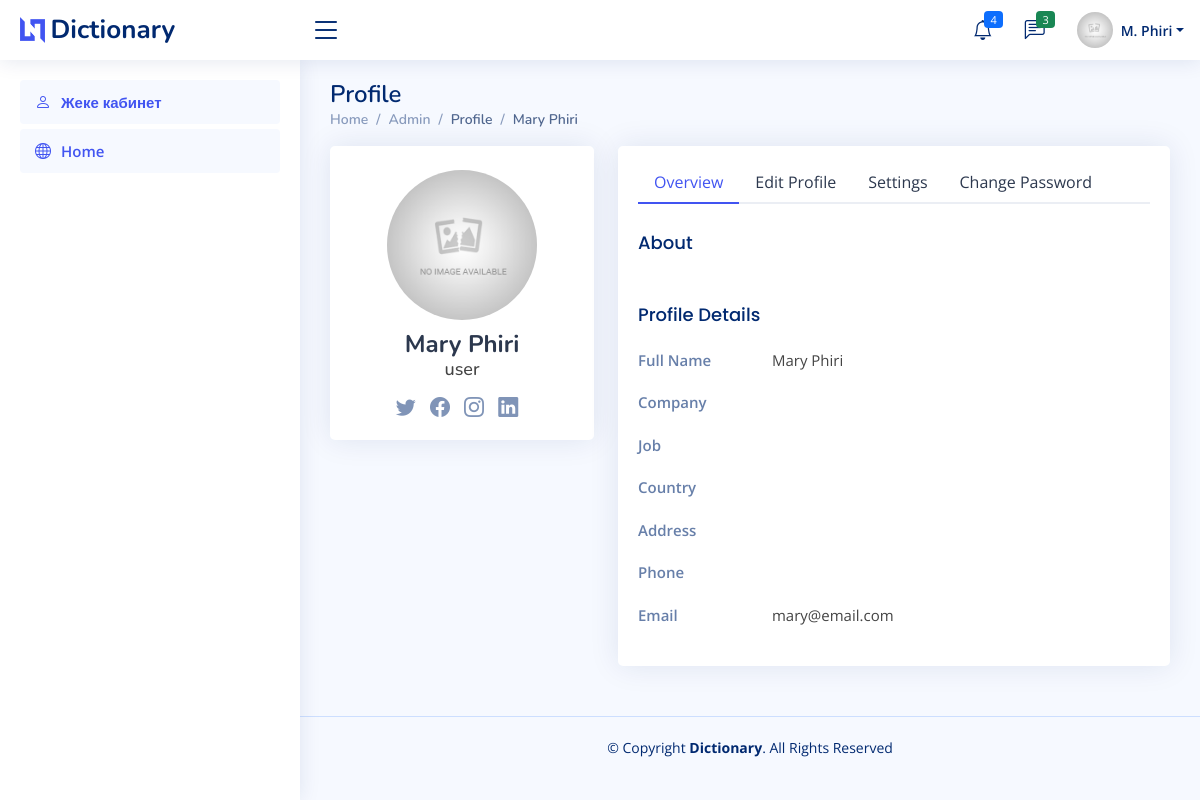
/dict/public/admin/profile (signed in), run on the app's committed database.
### tables this page shows
CREATE TABLE `users` (
  `id` int(11) NOT NULL,
  `email` varchar(100) NOT NULL,
  `firstname` varchar(30) NOT NULL,
  `lastname` varchar(30) NOT NULL,
  `password` varchar(255) NOT NULL,
  `role` int(11) NOT NULL DEFAULT 1,
  `date` date DEFAULT NULL,
  `image` varchar(1024) DEFAULT NULL,
  `about` varchar(2048) DEFAULT NULL,
  `company` varchar(100) DEFAULT NULL,
  `job` varchar(100) DEFAULT NULL,
  `country` varchar(100) DEFAULT NULL,
  `address` varchar(1024) DEFAULT NULL,
  `phone` varchar(15) DEFAULT NULL,
  `twitter_link` varchar(1024) DEFAULT NULL,
  `facebook_link` varchar(1024) DEFAULT NULL,
  `instagram_link` varchar(1024) DEFAULT NULL,
  `linkedin_link` varchar(1024) DEFAULT NULL
);

### dict/app/controllers/Admin.php (called while the page is built, shortened)
<?php
class Admin extends Controller
{
	public function profile($id = null)
	{
		$id = $id ?? Auth::getId();
		$user = new \Model\User();
		$data['row'] = $row = $user->first(['id'=>$id]);
		$data['title'] = "Profile";
		$data['errors'] = $user->errors;
		$this->view('admin/profile',$data);
	}
}

### dict/app/core/app.php (called while the page is built, shortened)
<?php
class App
{
	protected $controller = '_404';
	protected $method = 'index';
	function __construct()
	{
		$arr = $this->getURL();
		$filename = "../app/controllers/".ucfirst($arr[0]).".php";
		if(file_exists($filename))
		{
			$this->controller 	= $arr[0];
			unset($arr[0]);
		}else{
			require "../app/controllers/".$this->controller.".php";
		}
		$mycontroller = new ("Controller\\".$this->controller)();
		$mymethod = $arr[1] ?? $this->method;
		$mymethod = str_replace("-", "_", $mymethod);
		if(!empty($arr[1]))
		{
			if(method_exists($mycontroller, strtolower($mymethod)))
			{
				$this->method = strtolower($mymethod);
				unset($arr[1]);
			}
		}
		$arr = array_values($arr);
		call_user_func_array([$mycontroller,$this->method], $arr);
	}
	private function getURL()
	{
		$url = $_GET['url'] ?? 'home';
		$url = filter_var($url,FILTER_SANITIZE_URL);
		$arr = explode("/", $url);
		return $arr;
	}
}

### dict/public/index.php (called while the page is built, shortened)
<?php
$app = new App();

### dict/app/models/Auth.php (called while the page is built, shortened)
<?php
class Auth
{
	public static function __callStatic($funcname,$args)
	{
		$key = str_replace("get", "", strtolower($funcname));
		if(!empty($_SESSION['USER_DATA']->$key))
		{
			return $_SESSION['USER_DATA']->$key;
		}
		return '';
	}
}

### dict/app/core/model.php (called while the page is built, shortened)
<?php
class Model extends Database
{
	public $order = 'asc';
	protected $table = "";
	public function first($data)
	{
		$keys = array_keys($data);
		$query = "select * from ".$this->table." where ";
		foreach ($keys as $key) {
			$query .= $key . "=:" . $key . " && ";
		}
 		$query = trim($query,"&& ");
 		$query .= " order by id $this->order limit 1";
		$res = $this->query($query,$data);
		if(is_array($res))
		{
			if(property_exists($this, 'afterSelect'))
			{
				foreach ($this->afterSelect as $func) {
					$res = $this->$func($res);
				}
			}
			return $res[0];
		}
		return false;
	}
}

### dict/app/core/database.php (called while the page is built, shortened)
<?php
class Database
{
	private function connect()
	{
		$str = DBDRIVER.":hostname=".DBHOST.";dbname=".DBNAME;
		return new PDO($str,DBUSER,DBPASS);
	}
	public function query($query,$data = [],$type = 'object')
	{
		$con = $this->connect();
		$stm = $con->prepare($query);
		if($stm)
		{
			$check = $stm->execute($data);
			if($check)
			{
				if($type == 'object')
				{
					$type = PDO::FETCH_OBJ;
				}else{
					$type = PDO::FETCH_ASSOC;
				}
				$result = $stm->fetchAll($type);
				if(is_array($result) && count($result) > 0)
				{
					if(property_exists($this, 'afterSelect'))
					{
						foreach ($this->afterSelect as $func) {
							$result = $this->$func($result);
						}
					}
					return $result;
				}
			}
		}
		return false;
	}
}

### dict/app/models/User.php (called while the page is built, shortened)
<?php
class User extends Model
{
	protected function get_role($data)
	{
		if(!empty($data[0]->email) && !empty($data[0]->role))
		{
			foreach ($data as $key => $row) {
				$query = "select role from roles where id = :id limit 1";
				$res = $this->query($query,['id'=>$row->role]);
				if($res)
				{
					$data[$key]->role_name = $res[0]->role;
				}
			}
		}
		return $data;
	}
}

### dict/app/core/functions.php (called while the page is built, shortened)
<?php
function get_image($file)
{
	return ROOT."/assets/images/no_image.jpg";
}
function esc($str)
{
	return nl2br(htmlspecialchars($str));
}

### dict/app/views/admin/profile.view.php (the view, shortened to what this page needs)
<?php $this->view('admin/admin-header',$data) ?>
	<?php if(!empty($row)):?>
	<div class="pagetitle">
      <h1>Profile</h1>
      <nav>
        <ol class="breadcrumb">
          <li class="breadcrumb-item"><a href="index.html">Home</a></li>
          <li class="breadcrumb-item">Admin</li>
          <li class="breadcrumb-item active">Profile</li>
          <li class="breadcrumb-item active"><?=esc($row->firstname)?> <?=esc($row->lastname)?></li>
        </ol>
      </nav>
    </div>
    <section class="section profile">
      <div class="row">
        <div class="col-xl-4">
          <div class="card">
            <div class="card-body profile-card pt-4 d-flex flex-column align-items-center">
              <img src="<?=get_image($row->image)?>" alt="Profile" style="width:150px;max-width:150px;height:150px;object-fit: cover;" class="rounded-circle">
              <h2><?=esc($row->firstname)?> <?=esc($row->lastname)?></h2>
              <h3><?=esc($row->role_name)?></h3>
              <div class="social-links mt-2">
                <a href="#" class="twitter"><i class="bi bi-twitter"></i></a>
                <a href="#" class="facebook"><i class="bi bi-facebook"></i></a>
                <a href="#" class="instagram"><i class="bi bi-instagram"></i></a>
                <a href="#" class="linkedin"><i class="bi bi-linkedin"></i></a>
              </div>
            </div>
          </div>
        </div>
        <div class="col-xl-8">
          <div class="card">
            <div class="card-body pt-3">
              <ul class="nav nav-tabs nav-tabs-bordered">
                <li class="nav-item">
                  <button onclick="set_tab(this.getAttribute('data-bs-target'))" class="nav-link active" data-bs-toggle="tab" data-bs-target="#profile-overview" id="profile-overview-tab">Overview</button>
                </li>
                <li class="nav-item">
                  <button onclick="set_tab(this.getAttribute('data-bs-target'))" class="nav-link" data-bs-toggle="tab" data-bs-target="#profile-edit" id="profile-edit-tab">Edit Profile</button>
                </li>
                <li class="nav-item">
                  <button onclick="set_tab(this.getAttribute('data-bs-target'))" class="nav-link" data-bs-toggle="tab" data-bs-target="#profile-settings" id="profile-settings-tab">Settings</button>
                </li>
                <li class="nav-item">
                  <button onclick="set_tab(this.getAttribute('data-bs-target'))" class="nav-link" data-bs-toggle="tab" data-bs-target="#profile-change-password" id="profile-change-password-tab">Change Password</button>
                </li>
              </ul>
              <div class="tab-content pt-2">
                <div class="tab-pane fade show active profile-overview" id="profile-overview">
                  <h5 class="card-title">About</h5>
                  <h5 class="card-title">Profile Details</h5>
                  <div class="row">
                    <div class="col-lg-3 col-md-4 label ">Full Name</div>
                    <div class="col-lg-9 col-md-8"><?=esc($row->firstname)?> <?=esc($row->lastname)?></div>
                  </div>
                  <div class="row">
                    <div class="col-lg-3 col-md-4 label">Company</div>
                    <div class="col-lg-9 col-md-8"><?=esc($row->company)?></div>
                  </div>
                  <div class="row">
                    <div class="col-lg-3 col-md-4 label">Job</div>
                    <div class="col-lg-9 col-md-8"><?=esc($row->job)?></div>
                  </div>
                  <div class="row">
                    <div class="col-lg-3 col-md-4 label">Country</div>
                    <div class="col-lg-9 col-md-8"><?=esc($row->country)?></div>
                  </div>
                  <div class="row">
                    <div class="col-lg-3 col-md-4 label">Address</div>
                    <div class="col-lg-9 col-md-8"><?=esc($row->address)?></div>
                  </div>
                  <div class="row">
                    <div class="col-lg-3 col-md-4 label">Phone</div>
                    <div class="col-lg-9 col-md-8"><?=esc($row->phone)?></div>
                  </div>
                  <div class="row">
                    <div class="col-lg-3 col-md-4 label">Email</div>
                    <div class="col-lg-9 col-md-8"><?=esc($row->email)?></div>
                  </div>
                </div>
              </div>
            </div>
          </div>
        </div>
      </div>
    </section>
	<?php endif;?>

### dict/public/niceadmin/assets/css/style.css (style rules this page uses)
:root { scroll-behavior: smooth; }
body { font-family: "Open Sans", sans-serif; background: #f6f9ff; color: #444444; }
a { color: #4154f1; text-decoration: none; }
h1, h2, h3, h4, h5, h6 { font-family: "Nunito", sans-serif; }
.pagetitle { margin-bottom: 10px; }
.pagetitle h1 { font-size: 24px; margin-bottom: 0; font-weight: 600; color: #012970; }
.card { margin-bottom: 30px; border: none; border-radius: 5px; box-shadow: 0px 0 30px rgba(1, 41, 112, 0.1); }
.card-title { padding: 20px 0 15px 0; font-size: 18px; font-weight: 500; color: #012970; font-family: "Poppins", sans-serif; }
.card-body { padding: 0 20px 20px 20px; }
.breadcrumb { font-size: 14px; font-family: "Nunito", sans-serif; color: #899bbd; font-weight: 600; }
.breadcrumb a { color: #899bbd; transition: 0.3s; }
.breadcrumb .breadcrumb-item::before { color: #899bbd; }
.breadcrumb .active { color: #51678f; font-weight: 600; }
.nav-tabs-bordered { border-bottom: 2px solid #ebeef4; }
.nav-tabs-bordered .nav-link { margin-bottom: -2px; border: none; color: #2c384e; }
.nav-tabs-bordered .nav-link.active { background-color: #fff; color: #4154f1; border-bottom: 2px solid #4154f1; }
.profile .profile-card img { max-width: 120px; }
.profile .profile-card h2 { font-size: 24px; font-weight: 700; color: #2c384e; margin: 10px 0 0 0; }
.profile .profile-card h3 { font-size: 18px; }
.profile .profile-card .social-links a { font-size: 20px; display: inline-block; color: rgba(1, 41, 112, 0.5); line-height: 0; margin-right: 10px; transition: 0.3s; }
.profile .profile-overview .row { margin-bottom: 20px; font-size: 15px; }
.profile .profile-overview .card-title { color: #012970; }
.profile .profile-overview .label { font-weight: 600; color: rgba(1, 41, 112, 0.6); }

### data on the page
users: firstname "Mary", lastname "Phiri", email "mary@email.com"

### other printed values
APP_NAME "Dictionary"
substr(Auth::getFirstname(),0,1) "M"
Auth::getLastname() "Phiri"
$row->role_name "user"
